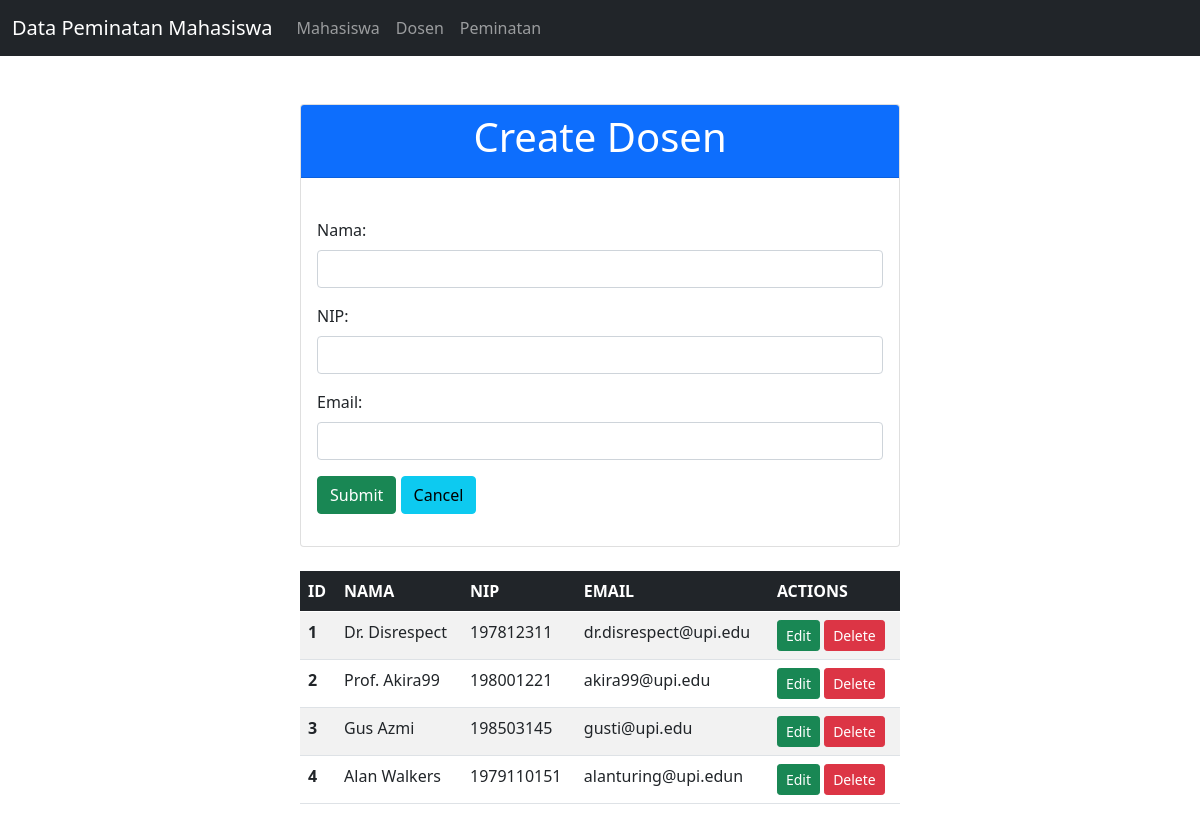
Page /Project/index.php?page=create_dosen on the committed database.
### tables this page shows
CREATE TABLE `dosen` (
  `id` int(11) NOT NULL,
  `nama` varchar(100) NOT NULL,
  `nip` varchar(50) NOT NULL,
  `email` varchar(100) NOT NULL
);

### Project/controller/ControllerDosen.php (called while the page is built, shortened)
<?php
class ControllerDosen {
    public function create() {
        include "view/create_dosen.php";
    }
}
?>

### Project/view/create_dosen.php (the view, shortened to what this page needs)
<!DOCTYPE html>
<html lang="en">
<head>
  <link href="bootstrap.min.css" rel="stylesheet">
</head>
<body>
<nav class="navbar navbar-expand-lg navbar-dark bg-dark">
    <div class="container-fluid">
      <a class="navbar-brand" href="index.php">Data Peminatan Mahasiswa</a>
      <div class="collapse navbar-collapse" id="navbarNav">
        <ul class="navbar-nav">
          <li class="nav-item">
            <a class="nav-link" href="index.php">Mahasiswa</a>
          </li>
          <li class="nav-item">
            <a class="nav-link" href="index.php?page=create_dosen">Dosen</a>
          </li>
          <li class="nav-item">
            <a class="nav-link" href="index.php?page=create_peminatan">Peminatan</a>
          </li>
        </ul>
      </div>
    </div>
  </nav>
  <div class="col-lg-6 m-auto">
  <form method="post" action="index.php?page=store_dosen">
      <br><br>
      <div class="card">
        <div class="card-header bg-primary">
          <h1 class="text-white text-center">Create Dosen</h1>
        </div><br>
        <div class="card-body">
          <div class="mb-3">
            <label class="form-label">Nama:</label>
            <input type="text" name="nama" class="form-control" required>
          </div>
          <div class="mb-3">
            <label class="form-label">NIP:</label>
            <input type="text" name="nip" class="form-control" required>
          </div>
          <div class="mb-3">
            <label class="form-label">Email:</label>
            <input type="email" name="email" class="form-control" required>
          </div>
          <div class="mb-3">
            <button class="btn btn-success" type="submit" name="submit">Submit</button>
            <a class="btn btn-info" href="create_dosen.php">Cancel</a>
          </div>
        </div>
      </div>
    </form>
    <br>
    <?php
    include "connection.php";
    $sql = "SELECT * FROM dosen";
    $result = $conn->query($sql);
    ?>
<table class="table table-striped table-hover">
  <thead class="table-dark">
    <tr>
      <th>ID</th>
      <th>NAMA</th>
      <th>NIP</th>
      <th>EMAIL</th>
      <th>ACTIONS</th>
    </tr>
  </thead>
  <tbody>
    <?php if (!$result): ?>
      <tr>
        <td colspan="5" class="text-center">Database error: <?= $conn->error ?></td>
      </tr>
    <?php elseif ($result->num_rows == 0): ?>
      <tr>
        <td colspan="5" class="text-center">Tidak ada data dosen</td>
      </tr>
    <?php else: ?>
      <?php while ($row = $result->fetch_assoc()): ?>
        <tr>
          <th><?= $row['id'] ?></th>
          <td><?= $row['nama'] ?></td>
          <td><?= $row['nip'] ?></td>
          <td><?= $row['email'] ?></td>
          <td>
            <a class="btn btn-success btn-sm" href="index.php?page=edit_dosen&id=<?= $row['id'] ?>">Edit</a>
            <a class="btn btn-danger btn-sm" href="index.php?page=delete_dosen&id=<?= $row['id'] ?>" onclick="return confirm('Apakah Anda yakin ingin menghapus data ini?')">Delete</a>
          </td>
        </tr>
      <?php endwhile; ?>
    <?php endif; ?>
  </tbody>
</table>
  </div>
</body>
</html>

### rows in the picture
dosen: id "1", nama "Dr. Disrespect", nip "197812311", email "dr.disrespect@upi.edu"
dosen: id "2", nama "Prof. Akira99", nip "198001221", email "akira99@upi.edu"
dosen: id "3", nama "Gus Azmi", nip "198503145", email "gusti@upi.edu"
dosen: id "4", nama "Alan Walkers", nip "1979110151", email "alanturing@upi.edun"
